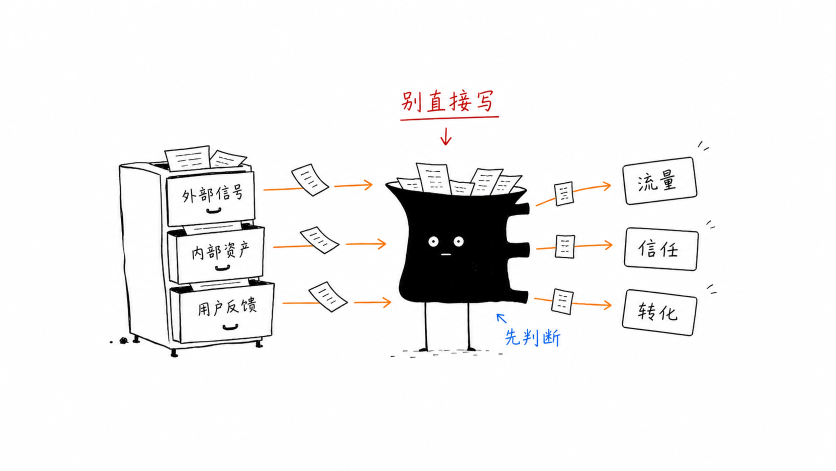
#> input picture hermes-skills/feng-ip/assets/examples/03-sort-by-purpose.png, 1672 x 941 px (shown at 1/2 size)
$ python -i check_character_consistency.py   (imports and definitions only)
#> lines starting #> are read from the running program, lines starting #| are printed output that depends on the picture; pictures that were not available may be replaced by others from this repository, and a replacement may not be noted
#!/usr/bin/env python3
# -*- coding: utf-8 -*-
"""
峰峰 IP 配图人物一致性门禁 (v1.0, 2026-08-20)

用法:
    python3 check_character_consistency.py --anchor A.png --target B.png [--threshold 7] [--json]

两层门禁:
  v1 (默认, 零依赖): 峰峰标志特征色彩签名 + imagehash 结构提示。
      - 深蓝黑发占比 / 白 hoodie 占比 / 深海军蓝夹克占比 / 暖桃肤色占比
      - 锚点图 vs 目标图各特征占比差异越大, 人物特征漂移越严重
      - 构图不同会放大差异, 阈值已放宽; 判 fail 时优先收紧 Prompt 重生成
  v2 (预留, 需可用视觉 key): 设置以下环境变量后自动启用, 调用 OpenAI 兼容视觉模型
      对「锚点图 vs 成图」打分 (0-10, 10=同一人), 替代 v1 作为主判据:
      CONSISTENCY_VISION_API_KEY / CONSISTENCY_VISION_BASE_URL (默认 https://api.openai.com/v1)
      CONSISTENCY_VISION_MODEL (默认 gpt-4o-mini)

输出:
  score 0-10, verdict: pass(>=threshold) | warn(<threshold 且 >=5) | fail(<5)
  exit code: 0=pass, 1=warn, 2=fail, 3=错误

说明:
  v1 是"特征保真度"而非"人脸相似度"。脸部长相是否同一人, 在无视觉 key / 无 GPU 时
  仍需人眼复核; 有可用视觉 key 后启用 v2 可做脸级自动门禁。
"""
import argparse
import base64
import io
import json
import os
import sys

from PIL import Image

try:
    import imagehash
    HAS_IMAGEHASH = True
except Exception:
    HAS_IMAGEHASH = False


# [6 lines left out: function _b64_small, not called in this run]


def color_signature(path):
    """计算峰峰特征色占比签名。"""
    im = Image.open(path).convert("RGB")
#> im is the input picture: PIL image 1672x941 RGB; mean R, G, B 241.8, 241.2, 241.3
    im.thumbnail((1024, 1024))
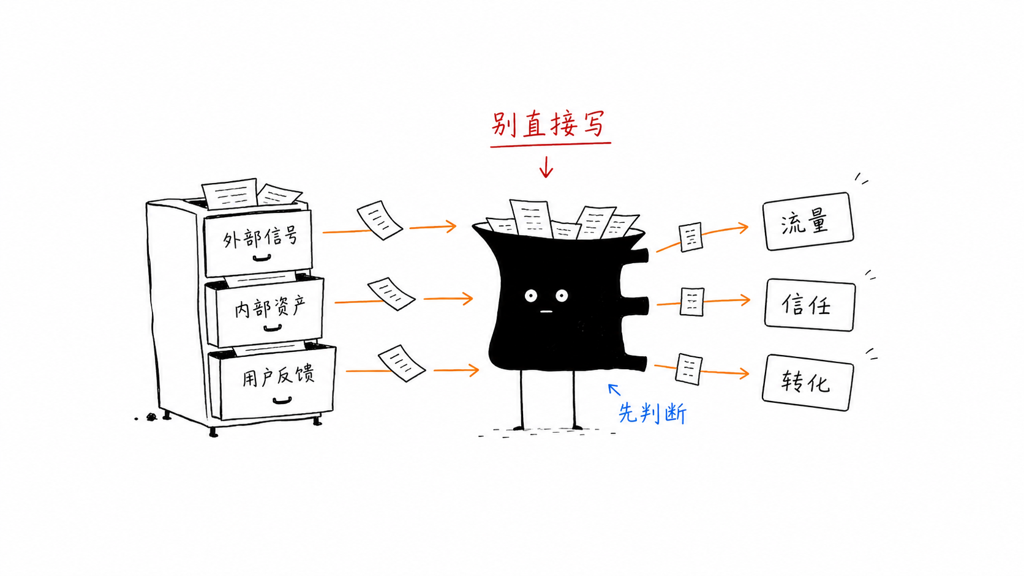
#> im: PIL image 1024x576 RGB; mean R, G, B 241.8, 241.2, 241.2
    px = im.load()
    w, h = im.size
#> w = 1024; h = 576
    total = max(w * h, 1)
#> total = 589824
    cnt = {"hair_navy_black": 0, "hoodie_white": 0, "jacket_navy": 0, "skin_peach": 0}
    for y in range(h):
        for x in range(w):
            r, g, b = px[x, y]
            # 深蓝黑发: 蓝高于红, 整体深色
            if b > r + 15 and r < 90 and g < r + 10:
                cnt["hair_navy_black"] += 1
            # 白 hoodie: 近白
            elif r > 215 and g > 215 and b > 215:
                cnt["hoodie_white"] += 1
            # 深海军蓝夹克: 蓝显著, 中等亮度
            elif b > 90 and b > r + 30 and 40 < g < 180:
                cnt["jacket_navy"] += 1
            # 暖桃肤色: 红>蓝, 暖调
            elif r > 140 and r > b + 25 and 90 < g < 215 and b < 200:
                cnt["skin_peach"] += 1
#> after the loop, cnt = {'hair_navy_black': 0, 'hoodie_white': 552635, 'jacket_navy': 413, 'skin_peach': 1916}
    return {k: v / total for k, v in cnt.items()}


def v1_score(anchor_path, target_path):
    sig_a = color_signature(anchor_path)
#> sig_a = {'hair_navy_black': 0, 'hoodie_white': 0.937, 'jacket_navy': 0.0007, 'skin_peach': 0.00325}
    sig_t = color_signature(target_path)
#> sig_t has the same summary as sig_a
    diff = {k: abs(sig_a[k] - sig_t[k]) for k in sig_a}
#> diff = {'hair_navy_black': 0, 'hoodie_white': 0, 'jacket_navy': 0, 'skin_peach': 0}
    score = 10.0
    notes = []
    # 特征存在性: 目标图峰峰标志特征远低于锚点图基准 => 人物缺失/风格漂移, 重罚
    min_skin = max(0.01, sig_a["skin_peach"] * 0.4)
#> min_skin = 0.01
    min_navy = max(0.003, sig_a["jacket_navy"] * 0.4)
#> min_navy = 0.003
    min_hair = max(0.005, sig_a["hair_navy_black"] * 0.4)
#> min_hair = 0.005
    if sig_t["skin_peach"] < min_skin:
        score -= 3.0
        notes.append("目标图暖桃肤色缺失 (人物脸/手可能漂移)")
    if sig_t["jacket_navy"] < min_navy:
        score -= 3.0
        notes.append("目标图深海军蓝夹克色缺失 (服装漂移)")
    if sig_t["hair_navy_black"] < min_hair:
        score -= 2.0
        notes.append("目标图深蓝黑发色缺失 (发色漂移)")
    # 特征占比差异: 与锚点图相比明显偏差
    if diff["hair_navy_black"] > 0.05:
        score -= 2.0
        notes.append(f"发色占比差 {diff['hair_navy_black']:.3f}")
    if diff["hoodie_white"] > 0.12:
        score -= 1.0
        notes.append(f"hoodie 白色占比差 {diff['hoodie_white']:.3f}")
    if diff["jacket_navy"] > 0.05:
        score -= 2.0
        notes.append(f"夹克深蓝占比差 {diff['jacket_navy']:.3f}")
    if diff["skin_peach"] > 0.05:
        score -= 1.5
        notes.append(f"肤色占比差 {diff['skin_peach']:.3f}")
    hash_dist = None
    if HAS_IMAGEHASH:
#> (the run stopped early here; a loop or call above may not have finished)

$ run again, on hermes-skills/feng-ip/assets/examples/04-one-fish-many-uses.png
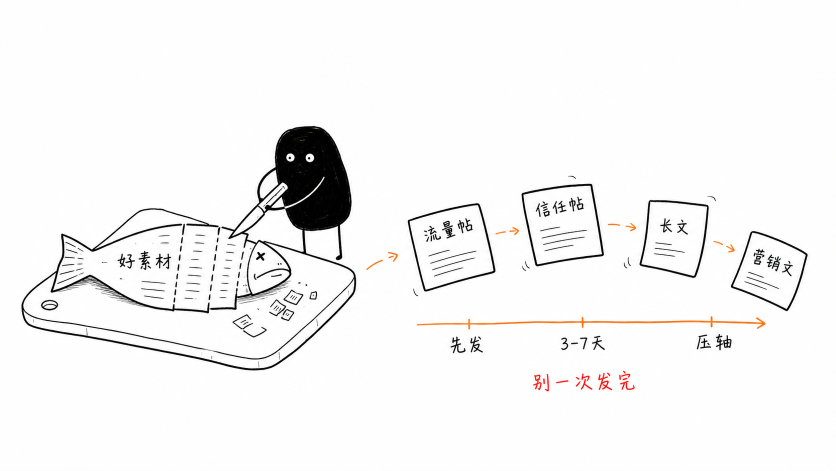
#> input picture hermes-skills/feng-ip/assets/examples/04-one-fish-many-uses.png, 1672 x 941 px (shown at 1/2 size)
#> in color_signature, im is the input picture: PIL image 1672x941 RGB; mean R, G, B 244.6, 244.1, 243.9
#> in color_signature, `im.thumbnail((1024, 1024))`:
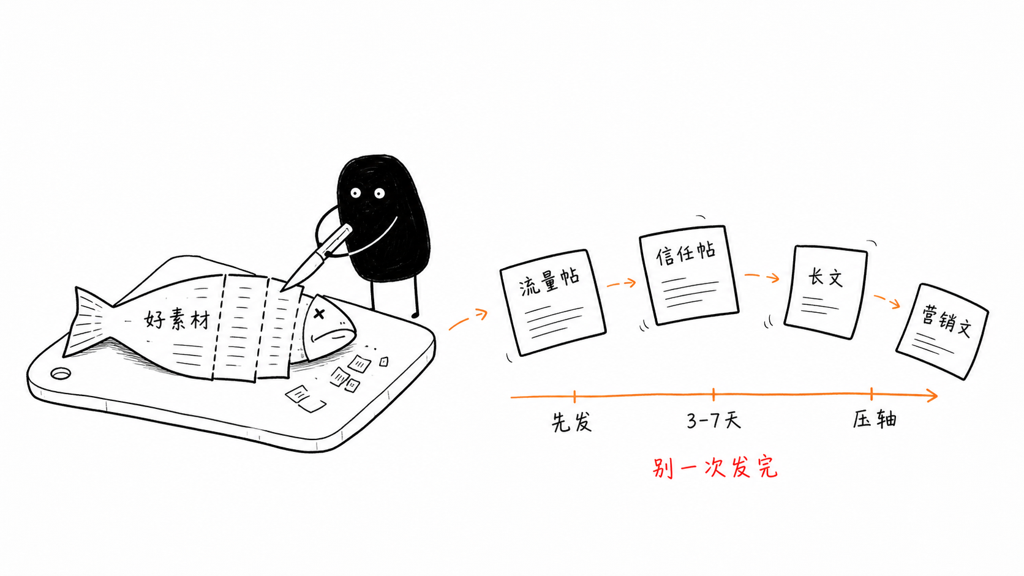
#> im: PIL image 1024x576 RGB; mean R, G, B 244.6, 244.1, 243.9
#> after the loop in color_signature, `for y in range(h):`: cnt = {'hair_navy_black': 0, 'hoodie_white': 559429, 'jacket_navy': 0, 'skin_peach': 1927}
#> sig_a = {'hair_navy_black': 0, 'hoodie_white': 0.948, 'jacket_navy': 0, 'skin_peach': 0.00327}
#> sig_t has the same summary as sig_a
#> diff = {'hair_navy_black': 0, 'hoodie_white': 0, 'jacket_navy': 0, 'skin_peach': 0}
#> min_skin = 0.01
#> min_navy = 0.003
#> min_hair = 0.005

$ run again, on hermes-skills/feng-ip/assets/examples/05-handoff-path.png
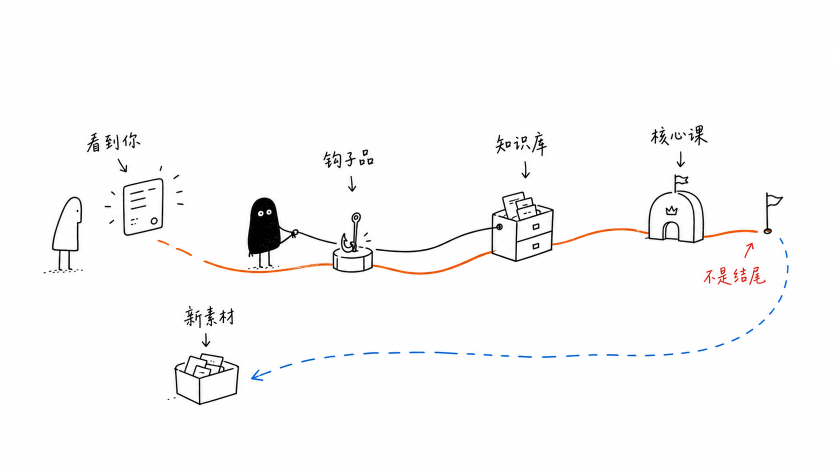
#> input picture hermes-skills/feng-ip/assets/examples/05-handoff-path.png, 1672 x 941 px (shown at 1/2 size)
#> in color_signature, im is the input picture: PIL image 1672x941 RGB; mean R, G, B 249.8, 249.4, 249.5
#> in color_signature, `im.thumbnail((1024, 1024))`:
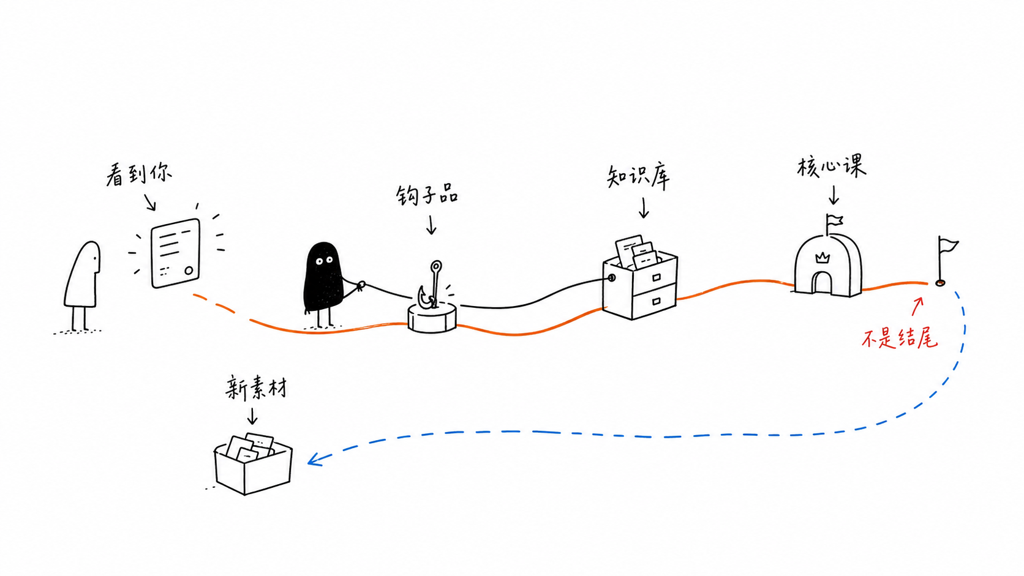
#> im: PIL image 1024x576 RGB; mean R, G, B 249.8, 249.4, 249.5
#> after the loop in color_signature, `for y in range(h):`: cnt = {'hair_navy_black': 0, 'hoodie_white': 573373, 'jacket_navy': 838, 'skin_peach': 1484}
#> sig_a = {'hair_navy_black': 0, 'hoodie_white': 0.972, 'jacket_navy': 0.00142, 'skin_peach': 0.00252}
#> sig_t has the same summary as sig_a
#> diff = {'hair_navy_black': 0, 'hoodie_white': 0, 'jacket_navy': 0, 'skin_peach': 0}
#> min_skin = 0.01
#> min_navy = 0.003
#> min_hair = 0.005
